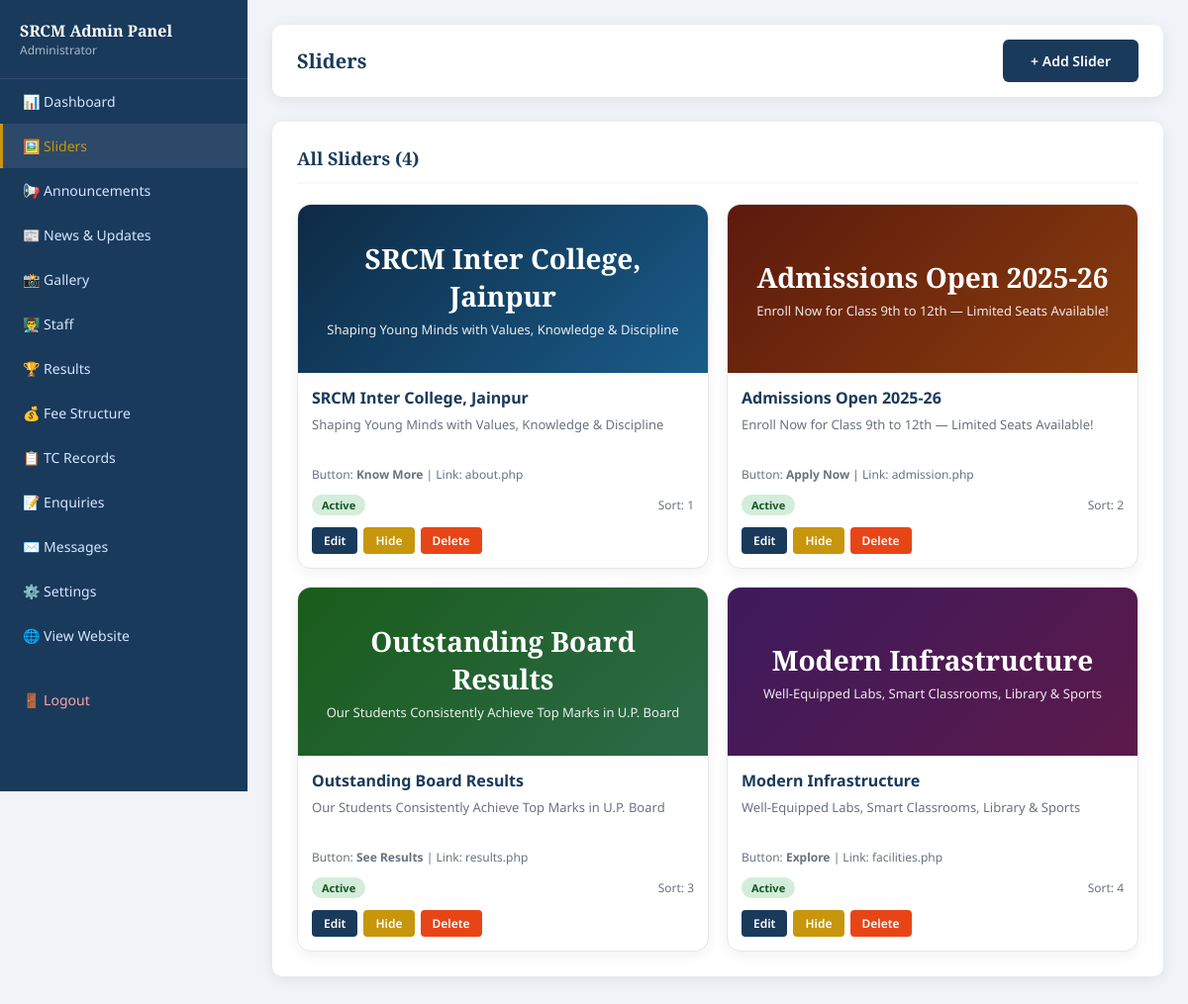
The page /srcm/admin/sliders.php (signed in) on the database its author committed.
### tables this page shows
CREATE TABLE sliders (
  id INT AUTO_INCREMENT PRIMARY KEY,
  title VARCHAR(200),
  subtitle TEXT,
  btn_text VARCHAR(100),
  btn_link VARCHAR(200),
  bg_gradient VARCHAR(200) DEFAULT 'linear-gradient(135deg,#1a3a5c,#2d6a8a)',
  image_path VARCHAR(300),
  sort_order INT DEFAULT 0,
  is_active TINYINT(1) DEFAULT 1,
  created_at TIMESTAMP DEFAULT CURRENT_TIMESTAMP
);

### srcm/includes/config.php (called while the page is built, shortened)
<?php
function clean($str) {
    return htmlspecialchars(strip_tags(trim($str)), ENT_QUOTES, 'UTF-8');
}
?>

### srcm/admin/sliders.php (the view, shortened to what this page needs)
<?php
require_once __DIR__ . '/includes/admin_header.php';
$db = getDB();
$items = $db->query("SELECT * FROM sliders ORDER BY sort_order ASC, id ASC")->fetchAll();
?>
<div class="admin-main">
  <div class="admin-topbar"><h1>Sliders</h1><a href="<?= SITE_URL ?>/admin/sliders.php?action=add" class="btn-primary">+ Add Slider</a></div>
  <div class="admin-card">
    <h2>All Sliders (<?= count($items) ?>)</h2>
    <div style="display:grid;grid-template-columns:repeat(auto-fill,minmax(280px,1fr));gap:18px;">
      <?php foreach ($items as $item): ?>
      <div style="border:1px solid #e5e7eb;border-radius:14px;overflow:hidden;background:#fff;box-shadow:0 4px 14px rgba(0,0,0,0.06);">
        <div style="height:170px;<?= $item['image_path'] ? '' : 'background:' . clean($item['bg_gradient']) . ';display:flex;align-items:center;justify-content:center;color:#fff;padding:20px;text-align:center;' ?>">
          <?php if ($item['image_path']): ?>
          <img src="<?= UPLOAD_URL . $item['image_path'] ?>" alt="<?= clean($item['title']) ?>" style="width:100%;height:100%;object-fit:cover;">
          <?php else: ?>
          <div>
            <div style="font-size:28px;font-weight:700;font-family:'Playfair Display',serif;"><?= clean($item['title']) ?></div>
            <div style="font-size:13px;opacity:0.9;margin-top:6px;"><?= clean($item['subtitle']) ?></div>
          </div>
          <?php endif; ?>
        </div>
        <div style="padding:14px;">
          <div style="font-size:16px;font-weight:700;color:var(--primary);margin-bottom:6px;"><?= clean($item['title']) ?></div>
          <div style="font-size:13px;color:#6b7280;line-height:1.6;margin-bottom:10px;min-height:42px;"><?= clean($item['subtitle']) ?></div>
          <div style="font-size:12px;color:#6b7280;margin-bottom:12px;">
            Button: <strong><?= clean($item['btn_text'] ?: 'None') ?></strong>
            <?php if ($item['btn_link']): ?> | Link: <?= clean($item['btn_link']) ?><?php endif; ?>
          </div>
          <div style="display:flex;justify-content:space-between;align-items:center;margin-bottom:12px;">
            <span class="badge badge-<?= $item['is_active'] ? 'success' : 'warning' ?>"><?= $item['is_active'] ? 'Active' : 'Hidden' ?></span>
            <span style="font-size:12px;color:#6b7280;">Sort: <?= (int) $item['sort_order'] ?></span>
          </div>
          <div class="action-btns">
            <a href="?edit=<?= $item['id'] ?>" class="btn-sm btn-edit">Edit</a>
            <a href="?toggle=<?= $item['id'] ?>" class="btn-sm btn-view"><?= $item['is_active'] ? 'Hide' : 'Show' ?></a>
            <a href="?delete=<?= $item['id'] ?>" class="btn-sm btn-delete" data-confirm="Delete this slider?">Delete</a>
          </div>
        </div>
      </div>
      <?php endforeach; ?>
    </div>
  </div>
</div>
</body></html>

### srcm/assets/css/style.css (style rules this page uses)
:root { --primary: #1a3a5c; --secondary: #c8960c; --accent: #e84517; --light: #f4f8ff; --white: #ffffff; --text: #2d2d2d; --muted: #6b7280; --border: #e5e7eb; --shadow: 0 3px 15px rgba(0,0,0,0.08); }
* { margin: 0; padding: 0; box-sizing: border-box; }
body { font-family: 'Noto Sans', sans-serif; color: var(--text); background: #fff; overflow-x: hidden; }
a { text-decoration: none; }
.btn-primary { display: inline-block; background: var(--primary); color: white; padding: 12px 28px; border-radius: 6px; font-weight: 600; transition: .2s; font-size: 14px; border: none; cursor: pointer; font-family: inherit; }
.admin-body { background: #f0f4f8; }
.admin-main { margin-left: 250px; padding: 25px; }
.admin-topbar { background: white; padding: 15px 25px; border-radius: 10px; margin-bottom: 25px; display: flex; justify-content: space-between; align-items: center; box-shadow: var(--shadow); }
.admin-topbar h1 { font-size: 20px; color: var(--primary); font-family: 'Playfair Display',serif; }
.admin-card { background: white; border-radius: 10px; box-shadow: var(--shadow); padding: 25px; margin-bottom: 25px; }
.admin-card h2 { font-size: 18px; color: var(--primary); margin-bottom: 20px; padding-bottom: 12px; border-bottom: 2px solid var(--light); font-family: 'Playfair Display',serif; }
.badge { display: inline-block; padding: 3px 10px; border-radius: 20px; font-size: 11px; font-weight: 700; }
.badge-success { background: #d4edda; color: #155724; }
.action-btns { display: flex; gap: 6px; }
.btn-sm { padding: 5px 12px; border-radius: 4px; font-size: 12px; font-weight: 600; cursor: pointer; border: none; font-family: inherit; transition: .2s; }
.btn-edit { background: var(--primary); color: white; }
.btn-delete { background: var(--accent); color: white; }
.btn-view { background: var(--secondary); color: white; }

### rows shown on the page
sliders: title "SRCM Inter College, Jainpur", subtitle "Shaping Young Minds with Values, Knowledge & Discipline", btn_text "Know More", btn_link "about.php", is_active "Active", sort_order "1"
sliders: title "Admissions Open 2025-26", subtitle "Enroll Now for Class 9th to 12th — Limited Seats Available!", btn_text "Apply Now", btn_link "admission.php", is_active "Active", sort_order "2"
sliders: title "Outstanding Board Results", subtitle "Our Students Consistently Achieve Top Marks in U.P. Board", btn_text "See Results", btn_link "results.php", is_active "Active", sort_order "3"
sliders: title "Modern Infrastructure", subtitle "Well-Equipped Labs, Smart Classrooms, Library & Sports", btn_text "Explore", btn_link "facilities.php", is_active "Active", sort_order "4"

### other values the page prints
$_SESSION['admin_name'] "Administrator"
count($items) "4"
